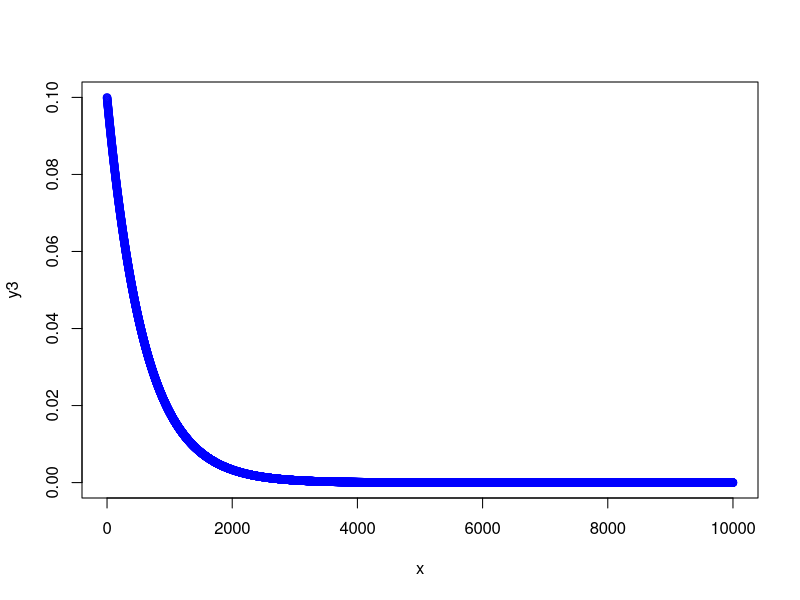

Here is the R script that generated this plot:
episodenum = 10000
x = seq(0,episodenum,by=1)

# logistic
#fix = 100000
#a=0.1
#b=-10*1/fix*3
#c=-fix*0.3
#c
#d=0
#y = a/(1+exp(-b*(x+c))) 
#plot(y~x,type='l')
#which(y)

# inverse
#a = 1
#y2 = 1/(a*x)
#lines(y2~x,col='red')

# exponential
a = 0.1
b = 17/episodenum
y3 = a*exp(-b*x)
plot(y3~x,col='blue')

# exponential a (the one used in DQN and DRQN)
#a = 0.9995
#lrstart = 0.01
#y4 = lrstart*a^(x)
#plot(y4~x,type='l')
#y4[(length(y4)-100):length(y4)]
#